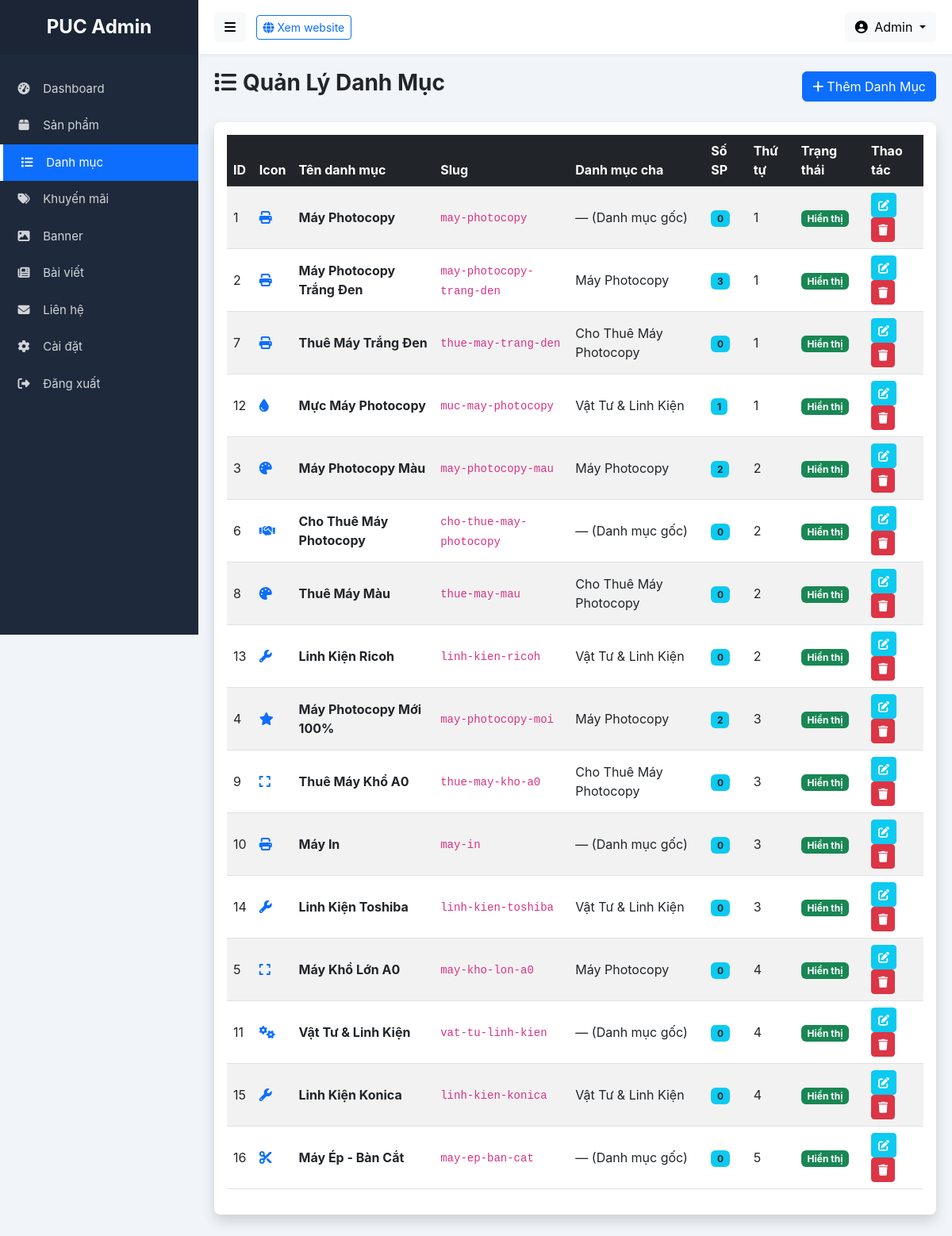
Screenshot of /admin/categories.php (signed in) with the database file from the repository.
### tables this page shows
CREATE TABLE IF NOT EXISTS `categories` (
    `id` INT AUTO_INCREMENT PRIMARY KEY,
    `name` VARCHAR(200) NOT NULL,
    `slug` VARCHAR(200) NOT NULL UNIQUE,
    `parent_id` INT DEFAULT NULL,
    `description` TEXT,
    `image` VARCHAR(255),
    `icon` VARCHAR(100),
    `sort_order` INT DEFAULT 0,
    `is_active` TINYINT(1) DEFAULT 1,
    `meta_title` VARCHAR(200),
    `meta_description` TEXT,
    `created_at` TIMESTAMP DEFAULT CURRENT_TIMESTAMP,
    FOREIGN KEY (`parent_id`) REFERENCES `categories`(`id`) ON DELETE SET NULL
);

### admin/categories.php (the view, shortened to what this page needs)
<?php
require_once __DIR__ . '/includes/admin-header.php';
$action = $_GET['action'] ?? 'list';
?>
<div class="d-flex justify-content-between align-items-center mb-4">
    <h2 class="h3 fw-bold text-gray-800"><i class="fas fa-list me-2"></i>Quản Lý Danh Mục</h2>
    <?php if ($action === 'list'): ?>
        <a href="?action=add" class="btn btn-primary"><i class="fas fa-plus me-1"></i>Thêm Danh Mục</a>
    <?php else: ?>
        <a href="categories.php" class="btn btn-secondary"><i class="fas fa-arrow-left me-1"></i>Quay lại danh sách</a>
    <?php endif; ?>
</div>
<?php if ($action === 'list'): ?>
    <?php
    $categories = $pdo->query("
        SELECT c.*, p.name as parent_name, (SELECT COUNT(*) FROM products WHERE category_id = c.id) as product_count
        FROM categories c
        LEFT JOIN categories p ON c.parent_id = p.id
        ORDER BY c.sort_order ASC, c.id ASC
    ")->fetchAll();
    ?>
    <div class="card shadow border-0">
        <div class="card-body">
            <div class="table-responsive">
                <table class="table table-striped table-hover align-middle">
                    <thead class="table-dark">
                        <tr>
                            <th>ID</th>
                            <th>Icon</th>
                            <th>Tên danh mục</th>
                            <th>Slug</th>
                            <th>Danh mục cha</th>
                            <th>Số SP</th>
                            <th>Thứ tự</th>
                            <th>Trạng thái</th>
                            <th>Thao tác</th>
                        </tr>
                    </thead>
                    <tbody>
                        <?php if (!empty($categories)): foreach ($categories as $cat): ?>
                        <tr>
                            <td><?= $cat['id'] ?></td>
                            <td><i class="fas <?= htmlspecialchars($cat['icon'] ?: 'fa-folder') ?> text-primary"></i></td>
                            <td><strong><?= htmlspecialchars($cat['name']) ?></strong></td>
                            <td><code><?= htmlspecialchars($cat['slug']) ?></code></td>
                            <td><?= htmlspecialchars($cat['parent_name'] ?? '— (Danh mục gốc)') ?></td>
                            <td><span class="badge bg-info text-dark"><?= $cat['product_count'] ?></span></td>
                            <td><?= $cat['sort_order'] ?></td>
                            <td>
                                <span class="badge bg-<?= $cat['is_active'] ? 'success' : 'secondary' ?>">
                                    <?= $cat['is_active'] ? 'Hiển thị' : 'Ẩn' ?>
                                </span>
                            </td>
                            <td>
                                <a href="?action=edit&id=<?= $cat['id'] ?>" class="btn btn-sm btn-info text-white" title="Sửa"><i class="fas fa-edit"></i></a>
                                <a href="?action=delete&id=<?= $cat['id'] ?>" class="btn btn-sm btn-danger" onclick="return confirm('Bạn có chắc chắn muốn xóa danh mục này?');" title="Xóa"><i class="fas fa-trash"></i></a>
                            </td>
                        </tr>
                        <?php endforeach; else: ?>
                        <tr><td colspan="9" class="text-center py-4 text-muted">Chưa có danh mục nào.</td></tr>
                        <?php endif; ?>
                    </tbody>
                </table>
            </div>
        </div>
    </div>
<?php endif; ?>
<?php require_once 'includes/admin-footer.php'; ?>

### admin/includes/admin-header.php (style rules this page uses)
:root { --sidebar-width: 250px; --sidebar-bg: #1E293B; --sidebar-color: #f8f9fa; --sidebar-hover: #334155; --sidebar-active: #0d6efd; }
body { background-color: #f1f5f9; font-family: -apple-system, BlinkMacSystemFont, "Segoe UI", Roboto, "Helvetica Neue", Arial, sans-serif; overflow-x: hidden; }
.card { border: none; box-shadow: 0 0.125rem 0.25rem rgba(0,0,0,0.075); border-radius: 0.5rem; margin-bottom: 20px; }
.table-responsive { overflow-x: auto; }

### rows the page displays
categories: id "1", name "Máy Photocopy", slug "may-photocopy", parent_name "— (Danh mục gốc)", product_count "0", sort_order "1", is_active "Hiển thị"
categories: id "2", name "Máy Photocopy Trắng Đen", slug "may-photocopy-trang-den", parent.name "Máy Photocopy", product_count "3", sort_order "1", is_active "Hiển thị"
categories: id "7", name "Thuê Máy Trắng Đen", slug "thue-may-trang-den", parent.name "Cho Thuê Máy Photocopy", product_count "0", sort_order "1", is_active "Hiển thị"
categories: id "12", name "Mực Máy Photocopy", slug "muc-may-photocopy", parent.name "Vật Tư & Linh Kiện", product_count "1", sort_order "1", is_active "Hiển thị"
categories: id "3", name "Máy Photocopy Màu", slug "may-photocopy-mau", parent.name "Máy Photocopy", product_count "2", sort_order "2", is_active "Hiển thị"
categories: id "6", name "Cho Thuê Máy Photocopy", slug "cho-thue-may-photocopy", parent_name "— (Danh mục gốc)", product_count "0", sort_order "2", is_active "Hiển thị"
categories: id "8", name "Thuê Máy Màu", slug "thue-may-mau", parent.name "Cho Thuê Máy Photocopy", product_count "0", sort_order "2", is_active "Hiển thị"
categories: id "13", name "Linh Kiện Ricoh", slug "linh-kien-ricoh", parent.name "Vật Tư & Linh Kiện", product_count "0", sort_order "2", is_active "Hiển thị"
categories: id "4", name "Máy Photocopy Mới 100%", slug "may-photocopy-moi", parent.name "Máy Photocopy", product_count "2", sort_order "3", is_active "Hiển thị"
categories: id "9", name "Thuê Máy Khổ A0", slug "thue-may-kho-a0", parent.name "Cho Thuê Máy Photocopy", product_count "0", sort_order "3", is_active "Hiển thị"
categories: id "10", name "Máy In", slug "may-in", parent_name "— (Danh mục gốc)", product_count "0", sort_order "3", is_active "Hiển thị"
categories: id "14", name "Linh Kiện Toshiba", slug "linh-kien-toshiba", parent.name "Vật Tư & Linh Kiện", product_count "0", sort_order "3", is_active "Hiển thị"
categories: id "5", name "Máy Khổ Lớn A0", slug "may-kho-lon-a0", parent.name "Máy Photocopy", product_count "0", sort_order "4", is_active "Hiển thị"
categories: id "11", name "Vật Tư & Linh Kiện", slug "vat-tu-linh-kien", parent_name "— (Danh mục gốc)", product_count "0", sort_order "4", is_active "Hiển thị"
categories: id "15", name "Linh Kiện Konica", slug "linh-kien-konica", parent.name "Vật Tư & Linh Kiện", product_count "0", sort_order "4", is_active "Hiển thị"
categories: id "16", name "Máy Ép - Bàn Cắt", slug "may-ep-ban-cat", parent_name "— (Danh mục gốc)", product_count "0", sort_order "5", is_active "Hiển thị"

### other values shown
$_SESSION['admin_name'] "Admin"
